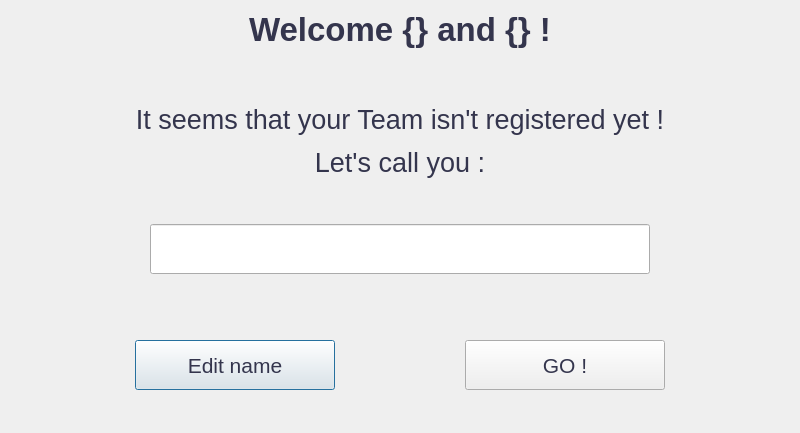
<?xml version="1.0" encoding="UTF-8"?>
<ui version="4.0">
 <class>Dialog</class>
 <widget class="QDialog" name="Dialog">
  <property name="geometry">
   <rect>
    <x>0</x>
    <y>0</y>
    <width>800</width>
    <height>433</height>
   </rect>
  </property>
  <property name="windowTitle">
   <string>Dialog</string>
  </property>
  <property name="styleSheet">
   <string notr="true">color: rgb(52, 53, 77)</string>
  </property>
  <layout class="QVBoxLayout" name="verticalLayout">
   <item>
    <widget class="QLabel" name="lblTitle">
     <property name="font">
      <font>
       <pointsize>25</pointsize>
       <weight>75</weight>
       <bold>true</bold>
      </font>
     </property>
     <property name="text">
      <string>Welcome {} and {} !</string>
     </property>
     <property name="alignment">
      <set>Qt::AlignCenter</set>
     </property>
    </widget>
   </item>
   <item>
    <spacer name="verticalSpacer">
     <property name="orientation">
      <enum>Qt::Vertical</enum>
     </property>
     <property name="sizeType">
      <enum>QSizePolicy::Preferred</enum>
     </property>
     <property name="sizeHint" stdset="0">
      <size>
       <width>20</width>
       <height>50</height>
      </size>
     </property>
    </spacer>
   </item>
   <item>
    <widget class="QLabel" name="lblMsg">
     <property name="font">
      <font>
       <pointsize>20</pointsize>
      </font>
     </property>
     <property name="text">
      <string>&lt;html&gt;&lt;head/&gt;&lt;body&gt;&lt;p align=&quot;center&quot;&gt;It seems that your Team isn't registered yet !&lt;/p&gt;&lt;p align=&quot;center&quot;&gt;Let's call you  :&lt;/p&gt;&lt;/body&gt;&lt;/html&gt;</string>
     </property>
     <property name="alignment">
      <set>Qt::AlignCenter</set>
     </property>
    </widget>
   </item>
   <item>
    <spacer name="verticalSpacer_4">
     <property name="orientation">
      <enum>Qt::Vertical</enum>
     </property>
     <property name="sizeHint" stdset="0">
      <size>
       <width>20</width>
       <height>40</height>
      </size>
     </property>
    </spacer>
   </item>
   <item>
    <layout class="QHBoxLayout" name="horizontalLayout_2">
     <property name="topMargin">
      <number>0</number>
     </property>
     <item>
      <spacer name="horizontalSpacer">
       <property name="orientation">
        <enum>Qt::Horizontal</enum>
       </property>
       <property name="sizeHint" stdset="0">
        <size>
         <width>20</width>
         <height>20</height>
        </size>
       </property>
      </spacer>
     </item>
     <item>
      <widget class="QLineEdit" name="nameInput">
       <property name="minimumSize">
        <size>
         <width>500</width>
         <height>50</height>
        </size>
       </property>
       <property name="font">
        <font>
         <pointsize>20</pointsize>
        </font>
       </property>
       <property name="text">
        <string/>
       </property>
      </widget>
     </item>
     <item>
      <spacer name="horizontalSpacer_2">
       <property name="orientation">
        <enum>Qt::Horizontal</enum>
       </property>
       <property name="sizeHint" stdset="0">
        <size>
         <width>20</width>
         <height>20</height>
        </size>
       </property>
      </spacer>
     </item>
    </layout>
   </item>
   <item>
    <spacer name="verticalSpacer_2">
     <property name="orientation">
      <enum>Qt::Vertical</enum>
     </property>
     <property name="sizeHint" stdset="0">
      <size>
       <width>20</width>
       <height>60</height>
      </size>
     </property>
    </spacer>
   </item>
   <item>
    <layout class="QHBoxLayout" name="horizontalLayout" stretch="0,0,0,0,0">
     <property name="spacing">
      <number>6</number>
     </property>
     <property name="topMargin">
      <number>0</number>
     </property>
     <item>
      <spacer name="horizontalSpacer_3">
       <property name="orientation">
        <enum>Qt::Horizontal</enum>
       </property>
       <property name="sizeHint" stdset="0">
        <size>
         <width>40</width>
         <height>20</height>
        </size>
       </property>
      </spacer>
     </item>
     <item>
      <widget class="QPushButton" name="editName">
       <property name="minimumSize">
        <size>
         <width>200</width>
         <height>50</height>
        </size>
       </property>
       <property name="font">
        <font>
         <pointsize>16</pointsize>
         <italic>false</italic>
        </font>
       </property>
       <property name="text">
        <string>Edit name</string>
       </property>
      </widget>
     </item>
     <item>
      <spacer name="horizontalSpacer_5">
       <property name="orientation">
        <enum>Qt::Horizontal</enum>
       </property>
       <property name="sizeHint" stdset="0">
        <size>
         <width>40</width>
         <height>20</height>
        </size>
       </property>
      </spacer>
     </item>
     <item>
      <widget class="QPushButton" name="enter">
       <property name="minimumSize">
        <size>
         <width>200</width>
         <height>50</height>
        </size>
       </property>
       <property name="font">
        <font>
         <pointsize>16</pointsize>
        </font>
       </property>
       <property name="text">
        <string>GO !</string>
       </property>
      </widget>
     </item>
     <item>
      <spacer name="horizontalSpacer_4">
       <property name="orientation">
        <enum>Qt::Horizontal</enum>
       </property>
       <property name="sizeHint" stdset="0">
        <size>
         <width>40</width>
         <height>20</height>
        </size>
       </property>
      </spacer>
     </item>
    </layout>
   </item>
   <item>
    <spacer name="verticalSpacer_3">
     <property name="orientation">
      <enum>Qt::Vertical</enum>
     </property>
     <property name="sizeHint" stdset="0">
      <size>
       <width>20</width>
       <height>30</height>
      </size>
     </property>
    </spacer>
   </item>
  </layout>
 </widget>
 <resources/>
 <connections/>
</ui>
